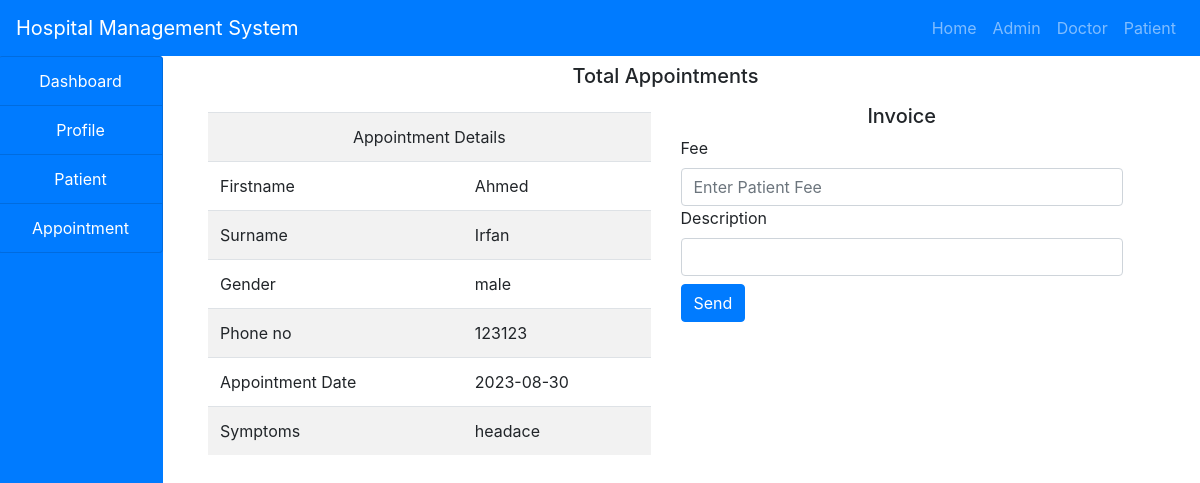
Screenshot of /hms/doctor/discharge.php?id=1 with the database file from the repository.
### tables this page shows
CREATE TABLE `appointment` (
  `id` int(11) NOT NULL,
  `firstname` varchar(255) NOT NULL,
  `surname` varchar(255) NOT NULL,
  `gender` varchar(255) NOT NULL,
  `phone` varchar(255) NOT NULL,
  `appointment_date` varchar(255) NOT NULL,
  `symptoms` varchar(255) NOT NULL,
  `status` varchar(255) NOT NULL,
  `date_booked` varchar(255) NOT NULL
);

### hms/doctor/discharge.php (the view, shortened to what this page needs)
<!DOCTYPE html>
<html lang="en">
<head>
</head>
<body>
    <?php
    include('../include/header.php');
    include('../include/connection.php');
    ?>
    <div class="container-fluid">
        <div class="col-md-12">
            <div class="row">
                <div class="col-md-2 col-sm-4 col-xs-4" style="margin-left:-32px;">
                    <?php
                        include('sidenav.php');
                    ?>
                </div>
                <div class="col-md-10 col-sm-8 col-xs-8">
                    <h5 class="text-center my-2">Total Appointments</h5>
                    <?php
                        if(isset($_GET['id'])){
                            $id=$_GET['id'];
                            $query="SELECT * FROM appointment WHERE id='$id'";
                            $res=mysqli_query($conn,$query);
                            $row=mysqli_fetch_array($res);
                        }
                    ?>
                    <div class="col-md-12">
                        <div class="row">
                            <div class="col-md-6">
                                <table class="table table-striped my-3">
                                    <tr>
                                        <td colspan="2" class="text-center">Appointment Details</td>
                                    </tr>
                                    <tr>
                                        <td>Firstname</td>
                                        <td><?php echo $row['firstname'];?></td>
                                    </tr>
                                    <tr>
                                        <td>Surname</td>
                                        <td><?php echo $row['surname'];?></td>
                                    </tr>
                                    <tr>
                                        <td>Gender</td>
                                        <td><?php echo $row['gender'];?></td>
                                    </tr>
                                    <tr>
                                        <td>Phone no</td>
                                        <td><?php echo $row['phone'];?></td>
                                    </tr>
                                    <tr>
                                        <td>Appointment Date</td>
                                        <td><?php echo $row['appointment_date'];?></td>
                                    </tr>
                                    <tr>
                                        <td>Symptoms</td>
                                        <td><?php echo $row['symptoms'];?></td>
                                    </tr>
                                </table>
                            </div>
                            <div class="col-md-6">
                                <h5 class="text-center my-2">Invoice</h5>
                                <form method="POST">
                                    <label>Fee</label>
                                    <input type="number" name="fee" class="form-control" autocomplete="off" placeholder="Enter Patient Fee">
                                    <label>Description</label>
                                    <input type="text" name="des" class="form-control" autocomplete="off" placehoder="Enter Description">
                                    <input type="submit" name="send" class="btn btn-primary my-2" value="Send">
                                </form>
                            </div>
                        </div>
                    </div>
                </div>
            </div>
        </div>
    </div>
</body>
</html>

### rows the page displays
appointment: firstname "Ahmed", surname "Irfan", gender "male", phone "123123", appointment_date "2023-08-30", symptoms "headace"
